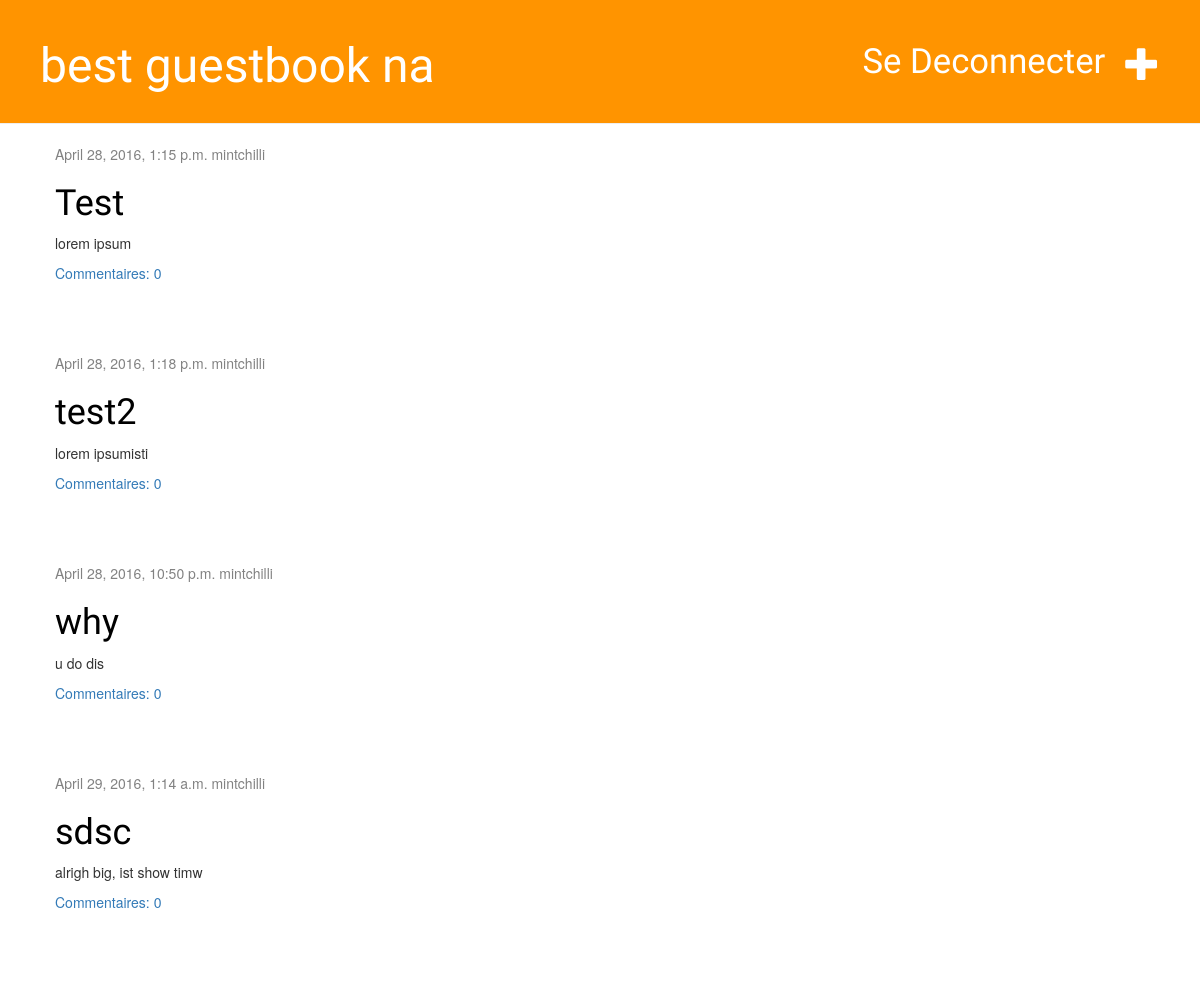
The app's page / (signed in), older data.
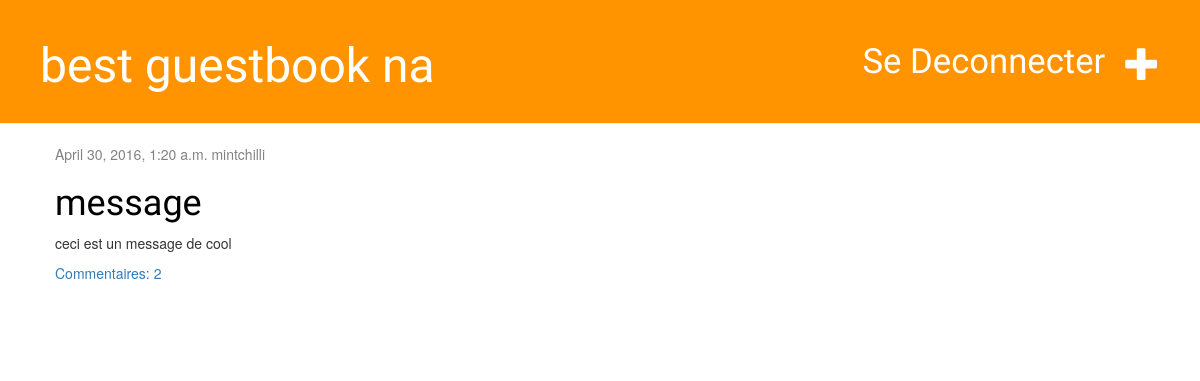
The same page, newer data.
### guestbook/models.py (models this page shows, shortened)
class Post(models.Model):
    author = models.ForeignKey('auth.User')
    title = models.CharField(max_length=200)
    text = models.TextField()
    created_date = models.DateTimeField(
            default=timezone.now)

### guestbook/views.py (the view)
# urls.py: url(r'^$', login_required(views.post_list), name='post_list'),
def post_list(request):
    posts = Post.objects.filter(created_date__lte=timezone.now()).order_by('created_date')
    return render(request, 'guestbook/post_list.html', {'posts': posts})

### guestbook/templates/guestbook/post_list.html
{% extends 'guestbook/base.html' %}
{% block content %}
    {% for post in posts %}
        <div class="post">
            <div class="date">
                {{ post.created_date }}
                {{ post.author }}
            </div>
            <h1><a href="{% url 'post_detail' pk=post.pk %}">{{ post.title }}</a></h1>
            <p>{{ post.text|linebreaks }}</p>
            <a href="{% url 'post_detail' pk=post.pk %}">Commentaires: {{ post.comments.count }}</a>
        </div>
    {% endfor %}
{% endblock %}

Row changes from the older to the newer data that the page shows:
removed Post: created_date "April 28, 2016, 1:18 p.m.", author "mintchilli", title "test2", text "lorem ipsumisti", comments.count "0"
removed Post: created_date "April 28, 2016, 10:50 p.m.", author "mintchilli", title "why", text "u do dis", comments.count "0"
removed Post: created_date "April 29, 2016, 1:14 a.m.", author "mintchilli", title "sdsc", text "alrigh big, ist show timw", comments.count "0"
changed Post "mintchilli": created_date "April 28, 2016, 1:15 p.m." → "April 30, 2016, 1:20 a.m."; title "Test" → "message"; text "lorem ipsum" → "ceci est un message de cool"; comments.count "0" → "2"
